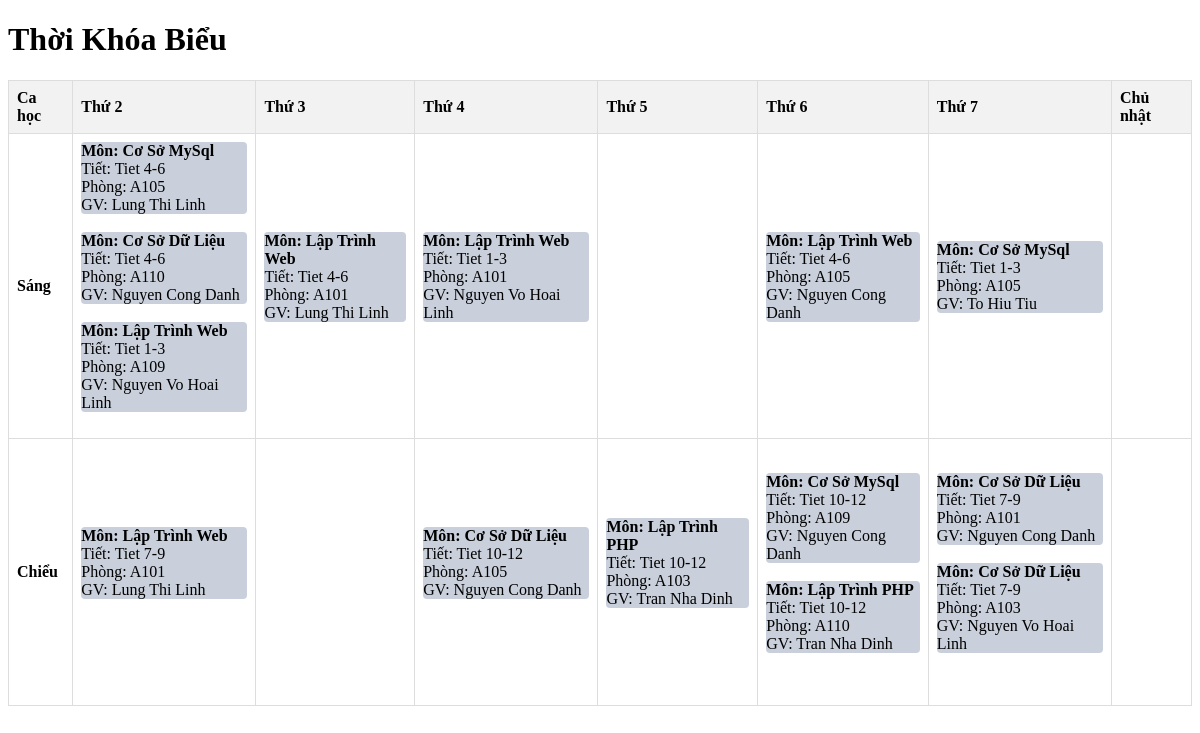
/TKB_APP/schedule/, run on the app's committed database.
### TKB_APP/models.py (models this page shows, shortened)
class ThoiKhoaBieu(models.Model):
    lop_hoc_phan = models.ForeignKey(LopHocPhan, on_delete=models.CASCADE)
    thoi_gian = models.ForeignKey(TietHoc, on_delete=models.CASCADE)
    ngay_trong_tuan = models.CharField(max_length=10)

class LopHocPhan(models.Model):
    mon_hoc = models.ForeignKey(MonHoc, on_delete=models.CASCADE)
    giang_vien = models.ForeignKey(GiangVien, on_delete=models.CASCADE)
    phong_hoc = models.ForeignKey(PhongHoc, on_delete=models.CASCADE)
    SiSo = models.IntegerField()

class MonHoc(models.Model):
    TenMonHoc = models.CharField(max_length=100)
    SoTinhChi = models.IntegerField()
    LoaiMonHoc = models.CharField(max_length=20)

class TietHoc(models.Model):
    TietTrongKhungGio = models.CharField(max_length=50)
    GioBatDau = models.TimeField()
    GioKetThuc = models.TimeField()

class PhongHoc(models.Model):
    TenPhongHoc = models.CharField(max_length=20)
    SucChua = models.IntegerField()

class GiangVien(models.Model):
    TenGiangVien = models.CharField(max_length=100)
    Email = models.CharField(max_length=100)
    SoDienThoai = models.CharField(max_length=10)
    DiaChi = models.CharField(max_length=100)

### TKB_APP/views.py (the view)
# urls.py: path('schedule/', views.view_schedule, name='view_schedule'),
def view_schedule(request):
    timetable = ThoiKhoaBieu.objects.all()
    return render(request, 'pages/schedule_view.html', {'timetable': timetable})

### TKB_APP/templates/pages/schedule_view.html (shortened to what this page needs)
<!DOCTYPE html>
<html>
<head>
</head>
<body>
    <h1>Thời Khóa Biểu</h1>
    <div class="table-responsive">
        <table class="table table-bordered">
            <thead>
                <tr role="row">
                    <th>Ca học</th>
                    <th>Thứ 2</th>
                    <th>Thứ 3</th>
                    <th>Thứ 4</th>
                    <th>Thứ 5</th>
                    <th>Thứ 6</th>
                    <th>Thứ 7</th>
                    <th>Chủ nhật</th>
                  </tr>
            </thead>
            <tbody>
                <tr role="row">
                  <td style="height:150px" lang="lichtheotuan-buoisang"><b>Sáng</b></td>
                  <td style="height:150px">
                    {% for tkb in timetable %}
                      {% if tkb.thoi_gian.GioBatDau.hour < 12 and tkb.ngay_trong_tuan == 'Thứ Hai' %}
                      {% if tkb.id %}
                      <div style="background-color: #c9d0db;border-radius: 0.25rem;">
                        <a href="{% url 'suaThoiKhoaBieu' tkb.id %}">
                          <strong>Môn: {{ tkb.lop_hoc_phan.mon_hoc.TenMonHoc }}<br></strong>
                      </a>
                      Tiết: {{ tkb.thoi_gian.TietTrongKhungGio }}<br>
                      Phòng: {{ tkb.lop_hoc_phan.phong_hoc.TenPhongHoc }}<br>
                      GV: {{ tkb.lop_hoc_phan.giang_vien.TenGiangVien }}<br>
                      </div>
                      <br>
                {% endif %}
                      {% endif %}
                    {% endfor %}
                  </td>
                  <td style="height:150px">
                    {% for tkb in timetable %}
                      {% if tkb.thoi_gian.GioBatDau.hour < 12 and tkb.ngay_trong_tuan == 'Thứ Ba' %}
                      {% if tkb.id %}
                      <div style="background-color: #c9d0db;border-radius: 0.25rem;">
                        <a href="{% url 'suaThoiKhoaBieu' tkb.id %}">
                          <strong>Môn: {{ tkb.lop_hoc_phan.mon_hoc.TenMonHoc }}<br></strong>
                      </a>
                      Tiết: {{ tkb.thoi_gian.TietTrongKhungGio }}<br>
                      Phòng: {{ tkb.lop_hoc_phan.phong_hoc.TenPhongHoc }}<br>
                      GV: {{ tkb.lop_hoc_phan.giang_vien.TenGiangVien }}<br>
                      </div>
                      <br>
                  {% endif %}
                      {% endif %}
                    {% endfor %}
                  </td>
                  <td style="height:150px">
                    {% for tkb in timetable %}
                      {% if tkb.thoi_gian.GioBatDau.hour < 12 and tkb.ngay_trong_tuan == 'Thứ Tư' %}
                      {% if tkb.id %}
                      <div style="background-color: #c9d0db;border-radius: 0.25rem;">
                        <a href="{% url 'suaThoiKhoaBieu' tkb.id %}">
                          <strong>Môn: {{ tkb.lop_hoc_phan.mon_hoc.TenMonHoc }}<br></strong>
                      </a>
                      Tiết: {{ tkb.thoi_gian.TietTrongKhungGio }}<br>
                      Phòng: {{ tkb.lop_hoc_phan.phong_hoc.TenPhongHoc }}<br>
                      GV: {{ tkb.lop_hoc_phan.giang_vien.TenGiangVien }}<br>
                      </div>
                      <br>
                  {% endif %}
                      {% endif %}
                    {% endfor %}
                  </td>
                  <td style="height:150px">
                  </td>
                  <td style="height:150px">
                    {% for tkb in timetable %}
                      {% if tkb.thoi_gian.GioBatDau.hour < 12 and tkb.ngay_trong_tuan == 'Thứ Sáu' %}
                      {% if tkb.id %}
                      <div style="background-color: #c9d0db;border-radius: 0.25rem;">
                        <a href="{% url 'suaThoiKhoaBieu' tkb.id %}">
                          <strong>Môn: {{ tkb.lop_hoc_phan.mon_hoc.TenMonHoc }}<br></strong>
                      </a>
                      Tiết: {{ tkb.thoi_gian.TietTrongKhungGio }}<br>
                      Phòng: {{ tkb.lop_hoc_phan.phong_hoc.TenPhongHoc }}<br>
                      GV: {{ tkb.lop_hoc_phan.giang_vien.TenGiangVien }}<br>
                      </div>
                      <br>
                {% endif %}
                      {% endif %}
                    {% endfor %}
                  </td>
                  <td style="height:150px">
                    {% for tkb in timetable %}
                      {% if tkb.thoi_gian.GioBatDau.hour < 12 and tkb.ngay_trong_tuan == 'Thứ Bảy' %}
                      {% if tkb.id %}
                      <div style="background-color: #c9d0db;border-radius: 0.25rem;">
                        <a href="{% url 'suaThoiKhoaBieu' tkb.id %}">
                          <strong>Môn: {{ tkb.lop_hoc_phan.mon_hoc.TenMonHoc }}<br></strong>
                      </a>
                      Tiết: {{ tkb.thoi_gian.TietTrongKhungGio }}<br>
                      Phòng: {{ tkb.lop_hoc_phan.phong_hoc.TenPhongHoc }}<br>
                      GV: {{ tkb.lop_hoc_phan.giang_vien.TenGiangVien }}<br>
                      </div>
                      <br>
                {% endif %}
                      {% endif %}
                    {% endfor %}
                  </td>
                  <td style="height:150px">
                  </td>
                </tr>
                <tr role="row">
                    <td style="height:250px" lang="lichtheotuan-buoisang"><b>Chiểu</b></td>
                    <td style="height:150px">
                      {% for tkb in timetable %}
                        {% if tkb.thoi_gian.GioBatDau.hour >= 12 and tkb.ngay_trong_tuan == 'Thứ Hai' %}
                        {% if tkb.id %}
                        <div style="background-color: #c9d0db;border-radius: 0.25rem;">
                          <a href="{% url 'suaThoiKhoaBieu' tkb.id %}">
                            <strong>Môn: {{ tkb.lop_hoc_phan.mon_hoc.TenMonHoc }}<br></strong>
                        </a>
                        Tiết: {{ tkb.thoi_gian.TietTrongKhungGio }}<br>
                        Phòng: {{ tkb.lop_hoc_phan.phong_hoc.TenPhongHoc }}<br>
                        GV: {{ tkb.lop_hoc_phan.giang_vien.TenGiangVien }}<br>
                        </div>
                        <br>
                {% endif %}
                        {% endif %}
                      {% endfor %}
                    </td>
                    <td style="height:150px">
                    </td>
                    <td style="height:150px">
                      {% for tkb in timetable %}
                        {% if tkb.thoi_gian.GioBatDau.hour >= 12 and tkb.ngay_trong_tuan == 'Thứ Tư' %}
                        {% if tkb.id %}
                        <div style="background-color: #c9d0db;border-radius: 0.25rem;">
                          <a href="{% url 'suaThoiKhoaBieu' tkb.id %}">
                            <strong>Môn: {{ tkb.lop_hoc_phan.mon_hoc.TenMonHoc }}<br></strong>
                        </a>
                        Tiết: {{ tkb.thoi_gian.TietTrongKhungGio }}<br>
                        Phòng: {{ tkb.lop_hoc_phan.phong_hoc.TenPhongHoc }}<br>
                        GV: {{ tkb.lop_hoc_phan.giang_vien.TenGiangVien }}<br>
                        </div>
                        <br>
                {% endif %}
                        {% endif %}
                      {% endfor %}
                    </td>
                    <td style="height:150px">
                      {% for tkb in timetable %}
                        {% if tkb.thoi_gian.GioBatDau.hour >= 12 and tkb.ngay_trong_tuan == 'Thứ Năm' %}
                        {% if tkb.id %}
                        <div style="background-color: #c9d0db;border-radius: 0.25rem;">
                          <a href="{% url 'suaThoiKhoaBieu' tkb.id %}">
                            <strong>Môn: {{ tkb.lop_hoc_phan.mon_hoc.TenMonHoc }}<br></strong>
                        </a>
                        Tiết: {{ tkb.thoi_gian.TietTrongKhungGio }}<br>
                        Phòng: {{ tkb.lop_hoc_phan.phong_hoc.TenPhongHoc }}<br>
                        GV: {{ tkb.lop_hoc_phan.giang_vien.TenGiangVien }}<br>
                        </div>
                        <br>
                {% endif %}
                        {% endif %}
                      {% endfor %}
                    </td>
                    <td style="height:150px">
                      {% for tkb in timetable %}
                          {% if tkb.thoi_gian.GioBatDau.hour >= 12 and tkb.ngay_trong_tuan == 'Thứ Sáu' %}
                            {% if tkb.id %}
                            <div style="background-color: #c9d0db;border-radius: 0.25rem;">
                              <a href="{% url 'suaThoiKhoaBieu' tkb.id %}">
                                <strong>Môn: {{ tkb.lop_hoc_phan.mon_hoc.TenMonHoc }}<br></strong>
                            </a>
                            Tiết: {{ tkb.thoi_gian.TietTrongKhungGio }}<br>
                            Phòng: {{ tkb.lop_hoc_phan.phong_hoc.TenPhongHoc }}<br>
                            GV: {{ tkb.lop_hoc_phan.giang_vien.TenGiangVien }}<br>
                            </div>
                            <br>
                            {% endif %}
                          {% endif %}
                      {% endfor %}
                    </td>
                    <td style="height:150px">
                      {% for tkb in timetable %}
                          {% if tkb.thoi_gian.GioBatDau.hour >= 12 and tkb.ngay_trong_tuan == 'Thứ Bảy' %}
                            {% if tkb.id %}
                            <div style="background-color: #c9d0db;border-radius: 0.25rem;">
                              <a href="{% url 'suaThoiKhoaBieu' tkb.id %}">
                                <strong>Môn: {{ tkb.lop_hoc_phan.mon_hoc.TenMonHoc }}<br></strong>
                            </a>
                            Tiết: {{ tkb.thoi_gian.TietTrongKhungGio }}<br>
                            Phòng: {{ tkb.lop_hoc_phan.phong_hoc.TenPhongHoc }}<br>
                            GV: {{ tkb.lop_hoc_phan.giang_vien.TenGiangVien }}<br>
                            </div>
                            <br>
                            {% endif %}
                          {% endif %}
                      {% endfor %}
                    </td>
                    <td style="height:150px">
                    </td>
                  </tr>
        </table>
    </div>
</body>
</html>

### TKB_APP/templates/pages/schedule_view.html (style rules this page uses)
table { width: 100%; border-collapse: collapse; }
th, td { border: 1px solid #ddd; padding: 8px; text-align: left; }
th { background-color: #f2f2f2; }
a { text-decoration: none; color: black }
div { padding: auto; }

### data on the page
ThoiKhoaBieu: lop_hoc_phan.mon_hoc.TenMonHoc "Cơ Sở MySql", thoi_gian.TietTrongKhungGio "Tiet 4-6", lop_hoc_phan.phong_hoc.TenPhongHoc "A105", lop_hoc_phan.giang_vien.TenGiangVien "Lung Thi Linh"
ThoiKhoaBieu: lop_hoc_phan.mon_hoc.TenMonHoc "Cơ Sở Dữ Liệu", thoi_gian.TietTrongKhungGio "Tiet 4-6", lop_hoc_phan.phong_hoc.TenPhongHoc "A110", lop_hoc_phan.giang_vien.TenGiangVien "Nguyen Cong Danh"
ThoiKhoaBieu: lop_hoc_phan.mon_hoc.TenMonHoc "Lập Trình Web", thoi_gian.TietTrongKhungGio "Tiet 1-3", lop_hoc_phan.phong_hoc.TenPhongHoc "A109", lop_hoc_phan.giang_vien.TenGiangVien "Nguyen Vo Hoai Linh"
ThoiKhoaBieu: lop_hoc_phan.mon_hoc.TenMonHoc "Lập Trình Web", thoi_gian.TietTrongKhungGio "Tiet 4-6", lop_hoc_phan.phong_hoc.TenPhongHoc "A101", lop_hoc_phan.giang_vien.TenGiangVien "Lung Thi Linh"
ThoiKhoaBieu: lop_hoc_phan.mon_hoc.TenMonHoc "Lập Trình Web", thoi_gian.TietTrongKhungGio "Tiet 1-3", lop_hoc_phan.phong_hoc.TenPhongHoc "A101", lop_hoc_phan.giang_vien.TenGiangVien "Nguyen Vo Hoai Linh"
ThoiKhoaBieu: lop_hoc_phan.mon_hoc.TenMonHoc "Lập Trình Web", thoi_gian.TietTrongKhungGio "Tiet 4-6", lop_hoc_phan.phong_hoc.TenPhongHoc "A105", lop_hoc_phan.giang_vien.TenGiangVien "Nguyen Cong Danh"
ThoiKhoaBieu: lop_hoc_phan.mon_hoc.TenMonHoc "Cơ Sở MySql", thoi_gian.TietTrongKhungGio "Tiet 1-3", lop_hoc_phan.phong_hoc.TenPhongHoc "A105", lop_hoc_phan.giang_vien.TenGiangVien "To Hiu Tiu"
ThoiKhoaBieu: lop_hoc_phan.mon_hoc.TenMonHoc "Lập Trình Web", thoi_gian.TietTrongKhungGio "Tiet 7-9", lop_hoc_phan.phong_hoc.TenPhongHoc "A101", lop_hoc_phan.giang_vien.TenGiangVien "Lung Thi Linh"
ThoiKhoaBieu: lop_hoc_phan.mon_hoc.TenMonHoc "Cơ Sở Dữ Liệu", thoi_gian.TietTrongKhungGio "Tiet 10-12", lop_hoc_phan.phong_hoc.TenPhongHoc "A105", lop_hoc_phan.giang_vien.TenGiangVien "Nguyen Cong Danh"
ThoiKhoaBieu: lop_hoc_phan.mon_hoc.TenMonHoc "Lập Trình PHP", thoi_gian.TietTrongKhungGio "Tiet 10-12", lop_hoc_phan.phong_hoc.TenPhongHoc "A103", lop_hoc_phan.giang_vien.TenGiangVien "Tran Nha Dinh"
ThoiKhoaBieu: lop_hoc_phan.mon_hoc.TenMonHoc "Cơ Sở MySql", thoi_gian.TietTrongKhungGio "Tiet 10-12", lop_hoc_phan.phong_hoc.TenPhongHoc "A109", lop_hoc_phan.giang_vien.TenGiangVien "Nguyen Cong Danh"
ThoiKhoaBieu: lop_hoc_phan.mon_hoc.TenMonHoc "Lập Trình PHP", thoi_gian.TietTrongKhungGio "Tiet 10-12", lop_hoc_phan.phong_hoc.TenPhongHoc "A110", lop_hoc_phan.giang_vien.TenGiangVien "Tran Nha Dinh"
ThoiKhoaBieu: lop_hoc_phan.mon_hoc.TenMonHoc "Cơ Sở Dữ Liệu", thoi_gian.TietTrongKhungGio "Tiet 7-9", lop_hoc_phan.phong_hoc.TenPhongHoc "A101", lop_hoc_phan.giang_vien.TenGiangVien "Nguyen Cong Danh"
ThoiKhoaBieu: lop_hoc_phan.mon_hoc.TenMonHoc "Cơ Sở Dữ Liệu", thoi_gian.TietTrongKhungGio "Tiet 7-9", lop_hoc_phan.phong_hoc.TenPhongHoc "A103", lop_hoc_phan.giang_vien.TenGiangVien "Nguyen Vo Hoai Linh"
